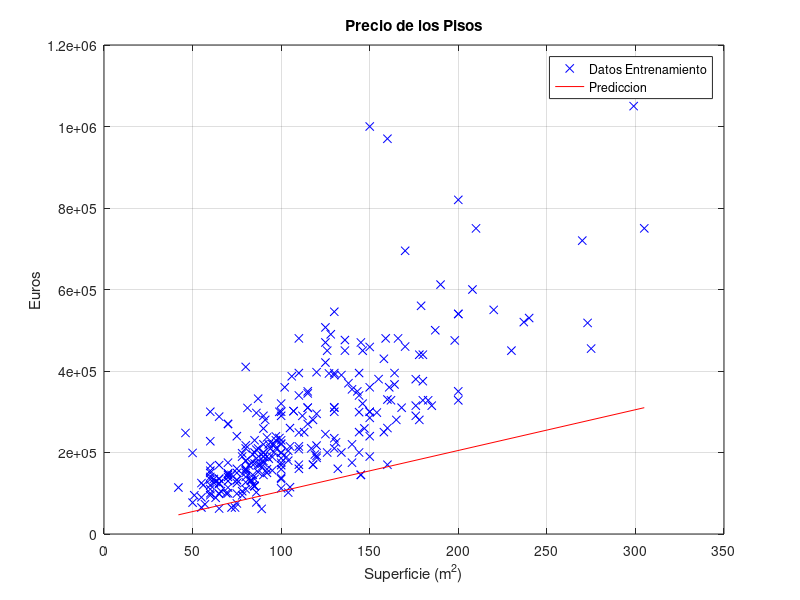
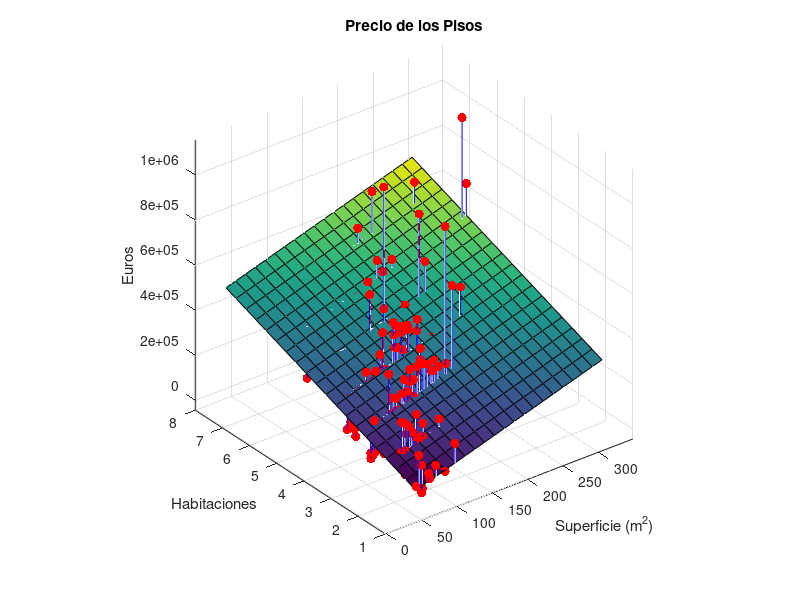

The MATLAB script that drew these images, in order:
close all;
%% Cargar los datos
datos = load('PisosTrain.txt');
y = datos(:,3);  % Precio en Euros
x1 = datos(:,1); % m^2
x2 = datos(:,2); % Habitaciones
N = length(y);

%% Dibujo de un Ajuste Monovariable
figure;
plot(x1, y, 'bx');
title('Precio de los Pisos')
ylabel('Euros'); xlabel('Superficie (m^2)');
grid on; hold on; 

X = [ones(N,1) x1];
th = [5000 1000]';  % Pongo un valor cualquiera de pesos
Xextr = [1 min(x1)  % Prediccion para los valores extremos
         1 max(x1)];
yextr = Xextr * th;  
plot(Xextr(:,2), yextr, 'r-'); % Dibujo la recta de prediccion
legend('Datos Entrenamiento', 'Prediccion')

%% Dibujo de un Ajuste con dos Variables

X = [ones(N,1) x1 x2];
th = [5000 1000 50000]';  % Pongo un valor cualquiera de pesos
yest = X * th;

% Dibujar los puntos de entrenamiento y su valor estimado 
figure;  
plot3(x1, x2, y, '.r', 'markersize', 20);
axis vis3d; hold on;
plot3([x1 x1]' , [x2 x2]' , [y yest]', '-b');

% Generar una reticula de np x np puntos para dibujar la superficie
np = 20;
ejex1 = linspace(min(x1), max(x1), np)';
ejex2 = linspace(min(x2), max(x2), np)';
[x1g,x2g] = meshgrid(ejex1, ejex2);
x1g = x1g(:); %Los pasa a vectores verticales
x2g = x2g(:);

% Calcula la salida estimada para cada punto de la reticula
Xg = [ones(size(x1g)), x1g, x2g];
yg = Xg * th;

% Dibujar la superficie estimada
surf(ejex1, ejex2, reshape(yg,np,np)); grid on; 
title('Precio de los Pisos')
zlabel('Euros'); xlabel('Superficie (m^2)'); ylabel('Habitaciones');